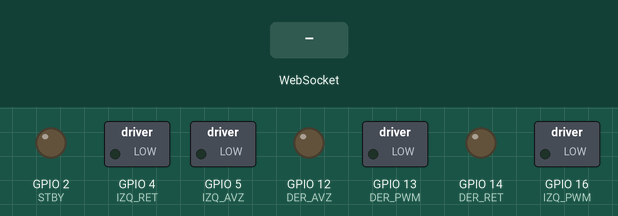
Bench run of a sketch on a simulated ESP8266 (NodeMCU). Parts: switched loads named in the sketch (green lamp = pin HIGH), output pins drawn as LEDs (lit = HIGH). Inputs (shaded band) come from the test bench. WiFi joins after 1.5 s; servers stay silent unless stated; what the sketch prints to the serial monitor is not drawn.

Above: at 2.7 s.
2.8 s: WebSocket text "Velocidad:" received
At 3.9 s:
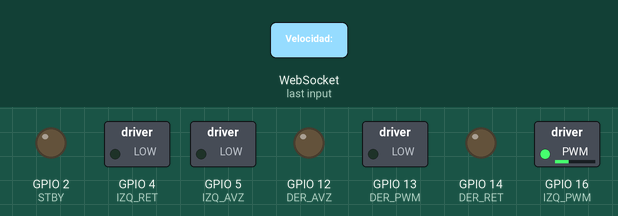
4.3 s: WebSocket text "5" received
At 5.0 s:
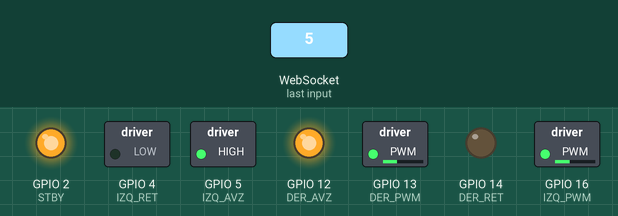
5.8 s: WebSocket text "90" received
At 6.1 s:
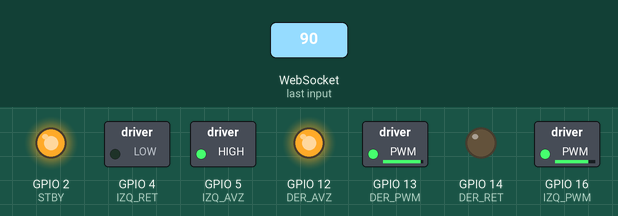
7.3 s: WebSocket text "200" received
At 8.5 s:
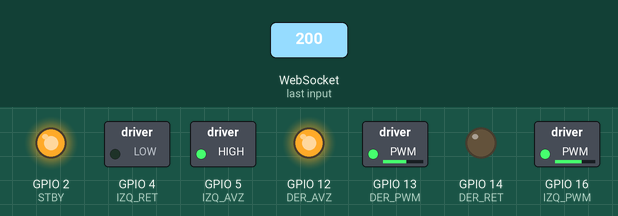
Timing chart, 0 to 9.8 s (numbered marks = the images above; inputs shaded):
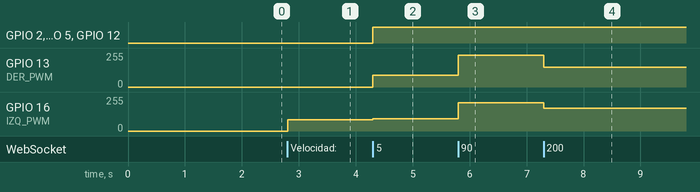

Measured:
- after the input at 2.8 s, GPIO 16 (IZQ_PWM): 0/255 → 85/255 at once
- after the input at 4.3 s, GPIO 2 (STBY), GPIO 5 (IZQ_AVZ), GPIO 12 (DER_AVZ): LOW → HIGH at once; GPIO 13 (DER_PWM): 0/255 → 89/255 at once; GPIO 16 (IZQ_PWM): 85/255 → 93/255 at once
- after the input at 5.8 s, GPIO 13 (DER_PWM): 89/255 → 238/255 at once; GPIO 16 (IZQ_PWM): 93/255 → 212/255 at once
- after the input at 7.3 s, GPIO 13 (DER_PWM): 238/255 → 147/255 at once; GPIO 16 (IZQ_PWM): 212/255 → 169/255 at once

The sketch:

TractorPunk_ESP8266.ino
```cpp
// (licence header left out)
#include <ESP8266WiFi.h>
#include <WebSocketsServer.h>
#include <ESP8266WebServer.h>

#define IZQ_PWM     16 // D0 (PWMB)
#define IZQ_AVZ     05 // D1 (BIN2)
#define IZQ_RET     04 // D2 (BIN1)
#define STBY        02 // D4 (STBY)
#define DER_RET     14 // D5 (AIN1)
#define DER_AVZ     12 // D6 (AIN2)
#define DER_PWM     13 // D7 (PWMA)

#define PI 3.141593

const char* ssid = "ZumoCam";
const char* password = "123456789";

static const char PROGMEM INDEX_HTML[] = R"(
  <!doctype html>
  <html>
  <head>
  <meta charset=utf-8>
  <meta name='viewport' content='width=device-width, height=device-height, initial-scale=1.0, maximum-scale=1.0'/>
  <title>JoyStick</title>

  <style>
    *{-webkit-touch-callout: none; -webkit-text-size-adjust: none; -webkit-tap-highlight-color: #FFFFFF; -webkit-user-select: none; -webkit-tap-highlight-color: #FFFFFF;}
    body {margin: 0px;}
    canvas {display:block; position:absolute}
    .containerButtons {width: auto; display: flex; justify-content: space-around;}
    .buttons {border: none; color: white; padding: 4px 4px; text-align: center; text-decoration: none; display: inline-block; font-size: 4.0vmin; font-weight: bold; margin: 4px 2px;
            -webkit-transition-duration: 0.4s; transition-duration: 0.4s; cursor: pointer; width: 25%; border-radius: 2px;}
    .btn1 {background-color: #808080; color: #FFFFFF; border: 3px solid #808080;} .btn1:hover {background-color: #F2F2F2; color: #000000; border: 3px solid #FF0000;}
    .btn2 {background-color: #1E90FF; color: #FFFFFF; border: 3px solid #1E90FF;} .btn2:hover {background-color: #F2F2F2; color: #000000; border: 3px solid #FF0000;}
    .data {padding: 2px 4px; background-color: #F2F2F2; color: #000000; font-size: 3.5vmin; border: 2px solid #000000;}
    .containerCanvas {width: auto;}
  </style>

  <body id='body'>
  <div class='containerButtons'>
    <button class='buttons btn1' onclick='onStatic()' autofocus>Estático</button>
    <button class='buttons btn2' onclick='onDynamic()'>Dinámico</button>
    <p id='txt1_id' class='buttons data'></p>
    <p id='txt2_id' class='buttons data'></p>
  </div>

  <script>

   ///////VARIABLES GLOBALES Y OPERACIONES CON VECTORES ///////
  var canvas, c , containerCanvas, ratioWindow, ladoMenor;
  var estatico = true, touchStart = false, mouseDown  = false;
  var angRad, angGrd, vectorHypot, speed;
  var vector2 = function (x,y) {this.x= x || 0; this.y = y || 0;};

  vector2.prototype = {
    reset:      function ( x, y )   {this.x = x;    this.y = y;     return this;},
    copyFrom :  function (v)        {this.x = v.x;  this.y = v.y;   return this;},
    minusEq :   function (v)        {this.x-= v.x;  this.y-= v.y;   return this;},
  };
    var pos = new vector2(0,0), startPos = new vector2(0,0), vector = new vector2(0,0), posMax = new vector2(0,0);

  var connection = new WebSocket('ws://'+location.hostname+':81/', ['arduino']);
    connection.onopen =     function ()         {connection.send('Connect ' + new Date()); };
    connection.onerror =    function (error)    {console.log('WebSocket Error ', error);};
    connection.onmessage =  function (event)    {console.log('Server: ', event.data);};

  ///////CANVAS///////
  setupCanvas();
  function setupCanvas() {
  canvas = document.createElement('canvas');
    c = canvas.getContext('2d');
    resetAll();
    containerCanvas = document.createElement('div');
    containerCanvas.className = "containerCanvas";
    document.body.appendChild(containerCanvas);
    containerCanvas.appendChild(canvas);
  }
  function resetAll () {
    var buttonsHeight = Math.min(window.innerWidth, window.innerHeight)*0.04+44;
    canvas.width = window.innerWidth; canvas.height = window.innerHeight-buttonsHeight;
    ratioWindow = canvas.width/canvas.height;  ladoMenor=Math.min(canvas.width, canvas.height);
    window.scrollTo(0,0);
    c.font = Math.round(ladoMenor*0.03) + 'px sans-serif';
    c.fillStyle = "white";
    c.textAlign="center";
    estatico? onStatic() : onDynamic();
  }
  function resetByOrientationchange () {
    document.body.removeChild(containerCanvas);
    setTimeout(function(){
      setupCanvas();
      startEventListener();
      }, 450);
  }

  ///////DETECCIÓN DE EVENTOS Y DETERMINACIÓN DEL TIPO DE DISPOSITIVO SEÑALADOR (TÁCTIL O RATÓN)///////
  var touchable = 'createTouch' in document;
  startEventListener();
  function startEventListener(){
    window.onresize = resetAll;
    if(touchable) {
      canvas.addEventListener( 'touchstart', onTouchStart, false);
      canvas.addEventListener( 'touchmove', onTouchMove, false);
      canvas.addEventListener( 'touchend', onTouchEnd, false);
      window.onorientationchange = resetByOrientationchange;
    } else {
      canvas.addEventListener( 'mousedown', onMouseDown, false);
      canvas.addEventListener( 'mousemove', onMouseMove, false);
      ['mouseup', 'mouseout'].forEach(function(event){canvas.addEventListener(event,onMouseEnd,false);});
    }
  }

  ///////ESTÁTICO / DINÁMICO///////
  function onStatic() {
    estatico = true;
    document.getElementById('body').style.background= '#CECECE';
    c.strokeStyle = '#808080';
    drawOnCanvasStartOrMoveEnd();
  }
  function onDynamic() {
    estatico = false;
    document.getElementById('body').style.background= '#ADD8E6';
    c.strokeStyle = '#1E90FF';
    drawOnCanvasStartOrMoveEnd();
  }

///////GESTIÓN DE DISPOSITIVO TÁCTIL///////
  function onTouchStart(event) {
    touchStart = true;
    if (estatico){
      pos.reset(event.touches[0].clientX-canvas.getBoundingClientRect().left, event.touches[0].clientY-canvas.getBoundingClientRect().top);
      vector.copyFrom(pos);
      vector.minusEq(startPos);
    } else {
      startPos.reset(event.touches[0].clientX-canvas.getBoundingClientRect().left, event.touches[0].clientY-canvas.getBoundingClientRect().top);
      pos.copyFrom(startPos);
    }
  }
  function onTouchMove(event) {
    if (touchStart){
      event.preventDefault();
      pos.reset(event.touches[0].clientX-canvas.getBoundingClientRect().left, event.touches[0].clientY-canvas.getBoundingClientRect().top);
      vector.copyFrom(pos);
      vector.minusEq(startPos);
    }
  }
  function onTouchEnd(event) {
    touchStart = false;
    drawOnCanvasStartOrMoveEnd();
    sendData ();
  }

  ///////GESTIÓN DEL RATÓN///////
  function onMouseDown(event) {
    event.preventDefault();
    mouseDown = true;
    if (estatico){
      pos.reset(event.offsetX, event.offsetY);
      vector.copyFrom(pos);
      vector.minusEq(startPos);
    } else {
      startPos.reset(event.offsetX, event.offsetY);
      pos.copyFrom(startPos);
    }
  }
  function onMouseMove(event) {
    if(mouseDown){
      pos.reset(event.offsetX, event.offsetY);
      vector.copyFrom(pos);
      vector.minusEq(startPos);
    }
  }
  function onMouseEnd(event) {
    mouseDown = false;
    drawOnCanvasStartOrMoveEnd();
    sendData ();
  }

  ///////DIBUJO DE LA BASE Y STICK///////
  setInterval(drawOnMove, 1000/50);
  function drawOnMove() {
    if(touchStart || mouseDown) {
      c.clearRect(0,0,canvas.width, canvas.height);
      drawBase (startPos.x, startPos.y);
      newValues ();
      drawStick ();
      drawText ();
      sendData ();
    }
  }
  function drawOnCanvasStartOrMoveEnd(){
    c.clearRect(0,0,canvas.width, canvas.height);
    startPos.reset(canvas.width/2,canvas.height/2);
    vector.reset(0,0);
    estatico? drawBase() : c.fillText('TOCA LA PANTALLA PARA COMENZAR',canvas.width/2,canvas.height/2);
    newValues ();
    drawText ();
  }
  function newValues(){
    angRad = Math.atan2(-vector.y,vector.x).toFixed(2);
    angGrd = Math.round(angRad*180/Math.PI);
    vectorHypot = Math.hypot(vector.x,vector.y);
    posMax.reset(startPos.x+Math.min(vectorHypot, ladoMenor*0.25)*Math.cos(angRad), startPos.y-Math.min(vectorHypot, ladoMenor*0.25)*Math.sin(angRad));
    speed = Math.round((Math.min(vectorHypot,ladoMenor*0.25)/(ladoMenor*0.25)*100));
  }
  function drawBase(){
    c.beginPath(); c.lineWidth = 6; c.arc(startPos.x, startPos.y, ladoMenor*0.10 ,0,Math.PI*2,true); c.stroke();
    c.beginPath(); c.lineWidth = 2; c.arc(startPos.x, startPos.y, ladoMenor*0.35 ,0,Math.PI*2,true); c.stroke();
  }
  function drawStick(){
    c.beginPath(); c.arc(posMax.x, posMax.y, ladoMenor*0.10, 0,Math.PI*2, true); c.stroke();
  }

  function drawText(){
    document.getElementById('txt2_id').innerHTML = 'Ángulo<br/>'+angGrd+'º';
    document.getElementById('txt1_id').innerHTML = 'Velocidad<br/>'+speed+'%';
  }
  function sendData(){
    var dir = 'Velocidad:'+speed+' Angulo:'+angRad;
    console.log(dir);
    connection.send(dir);
  }
  </script>
  </body>
  </html>
)";

ESP8266WebServer server (80);
WebSocketsServer webSocket = WebSocketsServer(81);

void webSocketEvent(uint8_t num, WStype_t type, uint8_t * payload, size_t length) {

switch(type) {
  case WStype_DISCONNECTED:
    Serial.printf("[%u] Disconnected!\n", num);
    analogWrite(IZQ_PWM, 0);
    analogWrite(DER_PWM, 0);
    break;

  case WStype_CONNECTED: {
    IPAddress ip = webSocket.remoteIP(num);
    Serial.printf("[%u] Connected from %d.%d.%d.%d url: %s\n", num, ip[0], ip[1], ip[2], ip[3], payload);
    webSocket.sendTXT(num, "Connected");          // send message to client
  }
  break;

  case WStype_TEXT:
    Serial.printf("Número de conexión: %u - Texto recibido: %s\n", num, payload);
    if(num == 0) {                                            //Únicamente va a reconocer la primera conexión (softAP).
      String str = (char*)payload;                            //Ejemplo de texto recibido: Velocidad:100 Angulo:-1.88
      int velocidad = str.substring(str.indexOf(':',str.indexOf("Velocidad:"))+1,str.indexOf(' ',str.indexOf("Velocidad:"))).toInt();
      float angulo = str.substring(str.indexOf(':',str.indexOf("Angulo:"))+1).toFloat();

      //uint8_t velocidadMax = velocidad*255/100;     //La velocidad se envía con valores entre 0 y 100. Se debe mapear a 0-255
      uint8_t velocidadMax = 85+velocidad*170/100;    //Se corrige el mapeo porque el motor entre los valores 0-84 no se mueve, se mueve ente los valores 85-255

      uint8_t velocidadSin = abs(velocidadMax*sin(angulo));                     //Giro coche rápido
      //uint8_t velocidadSin = abs(velocidadMax*sin(abs(2*angulo/3)+PI/6));         //Giro coche intermedio
      //uint8_t velocidadSin = abs(velocidadMax*sin(abs(angulo/2)+PI/4));         //Giro coche lento
      float anguloCos = cos(angulo);

      //Sentido de giro de los motores
      if(angulo > 0) {                                        //Primer y segundo cuadrante
        digitalWrite(STBY, 1);
        digitalWrite(IZQ_AVZ,  1); digitalWrite(IZQ_RET,  0); digitalWrite(DER_AVZ,  1); digitalWrite(DER_RET,  0);
      }else if(angulo < 0) {                                  //Tercer y cuarto cuadrante
        digitalWrite(STBY, 1);
        digitalWrite(IZQ_AVZ,  0); digitalWrite(IZQ_RET,  1); digitalWrite(DER_AVZ,  0); digitalWrite(DER_RET,  1);
      }else {                                                 //Parado
        digitalWrite(STBY, 0);
        digitalWrite(IZQ_AVZ,  0); digitalWrite(IZQ_RET,  0); digitalWrite(DER_AVZ,  0); digitalWrite(DER_RET,  0);
      }
      //Velocidad de los motores
      uint8_t izq, der;
      if(anguloCos > 0) {                                     //Primer y cuarto cuadrante
        izq = velocidadMax;   der = velocidadSin;
      } else {                                                //Segundo y tercer cuadrante
        izq = velocidadSin;   der = velocidadMax;
      }
      analogWrite(IZQ_PWM, izq);
      analogWrite(DER_PWM, der);
      //Serial.print(anguloCos); Serial.print("    "); Serial.print(izq); Serial.print("    "); Serial.println(der);
      }
    break;
  }
}

void setup() {
  Serial.begin(115200);
  Serial.println();

  WiFi.begin(ssid, password);
while (WiFi.status() != WL_CONNECTED) {
  delay(500);
  Serial.print(".");
}
Serial.println("");
Serial.println("WiFi connected");


 /* IPAddress myIP = WiFi.softAPIP();
  Serial.print("IP del access point: ");
  Serial.println(myIP);
  Serial.println("WebServer iniciado...");
*/
   // start webSocket server
  webSocket.begin();
  webSocket.onEvent(webSocketEvent);

  // handle index
  server.on("/", []() {
      server.send_P(200, "text/html", INDEX_HTML);
  });

  server.begin();

  pinMode(IZQ_PWM, OUTPUT); pinMode(DER_PWM, OUTPUT);
  pinMode(IZQ_AVZ, OUTPUT); pinMode(DER_AVZ, OUTPUT);
  pinMode(IZQ_RET, OUTPUT); pinMode(DER_RET, OUTPUT);
  pinMode(STBY, OUTPUT);

  digitalWrite(IZQ_PWM, 0); digitalWrite(DER_PWM, 0);
  digitalWrite(IZQ_AVZ, 0); digitalWrite(DER_AVZ, 0);
  digitalWrite(IZQ_RET, 0); digitalWrite(DER_RET, 0);
  digitalWrite(STBY, 0);

  analogWriteRange(255);
}

void loop() {
    webSocket.loop();
    server.handleClient();
}
```
